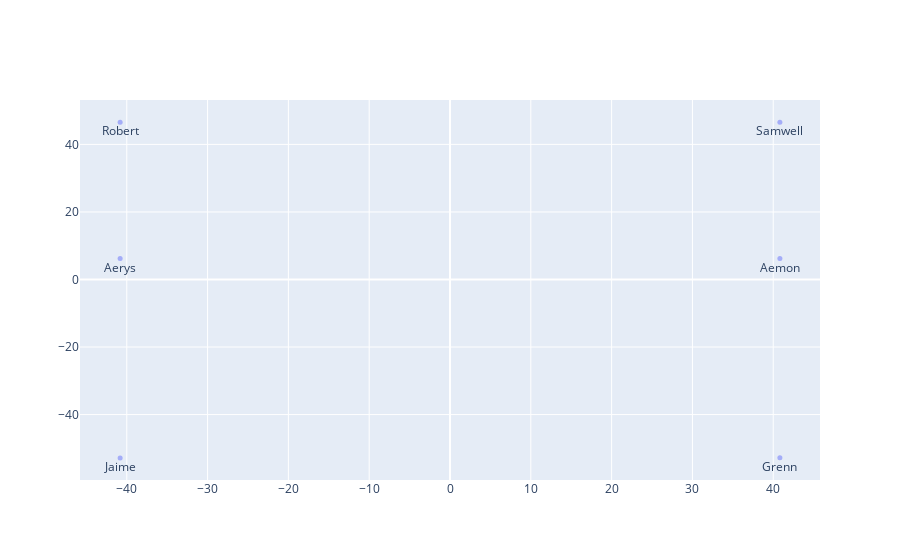

The notebook cell this image was saved under:
### Code cell
scatter = go.Scatter(
    x = Y[:,0],
    y = Y[:,1],
    mode='markers+text',
    text= df_nodes.values[:,0],
    textposition='bottom center',
    marker=dict(
        size=5,
        symbol='circle',
        opacity=0.5
    )
)






data = [scatter]
iplot(data, filename='fig0')

### Figure 1 — Plotly figure (JSON) as saved in the notebook; plotly's stock layout.template omitted (floating-point values rounded to 4 significant figures)
{"data": [{"marker": {"opacity": 0.5, "size": 5, "symbol": "circle"}, "mode": "markers+text", "text": ["Aemon", "Grenn", "Samwell", "Aerys", "Jaime", "Robert", "Tyrion", "Tywin", "Alliser", "Mance", "Amory", "Oberyn", "Arya", "Anguy", "Beric", "Bran", "Brynden", "Cersei", "Gendry", "Gregor", "Joffrey", "Jon", "Rickon", "Roose", "Sandor", "Thoros", "Balon", "Loras", "Belwas", "Barristan", "Illyrio", "Hodor", "Jojen", "Luwin", "Meera", "Nan", "Theon", "Brienne", "Bronn", "Podrick", "Lothar", "Walder", "Catelyn", "Edmure", "Hoster", "Jeyne", "Lysa", "Petyr", "Robb", "Roslin", "Sansa", "Stannis", "Elia", "Ilyn", "Meryn", "Pycelle", "Shae", "Varys", "Craster", "Karl", "Daario", "Drogo", "Irri", "Daenerys", "Aegon", "Jorah", "Kraznys", "Missandei", "Rakharo", "Rhaegar", "Viserys", "Worm", "Davos", "Cressen", "Salladhor", "Eddard", "Eddison", "Gilly", "Qyburn", "Renly", "Tommen", "Janos", "Bowen", "Kevan", "Margaery", "Myrcella", "Dalla", "Melisandre", "Orell", "Qhorin", "Rattleshirt", "Styr", "Val", "Ygritte", "Jon Arryn", "Lancel", "Olenna", "Marillion", "Robert Arryn", "Ellaria", "Mace", "Rickard", "Ramsay", "Chataya", "Shireen", "Doran", "Walton"], "textposition": "bottom center", "type": "scatter", "x": [40.82, 40.82, 40.82, -40.82, -40.82, -40.82], "y": [6.225, -52.82, 46.6, 6.225, -52.82, 46.6]}], "layout": {}}
